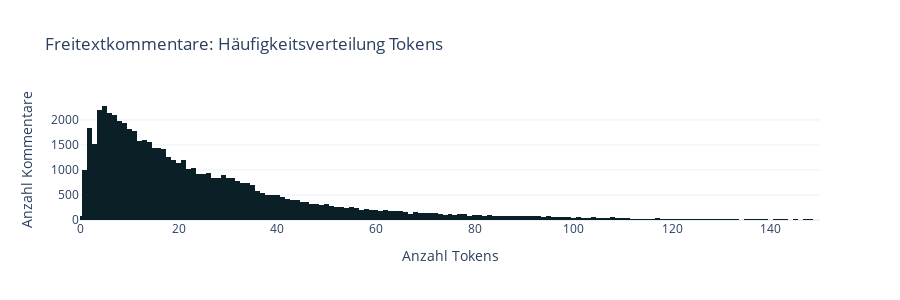

Notebook source saved alongside this figure:
### Code cell
fig = px.histogram(
    df_text,
    x="Kommentar_Tokens",
    range_x = [0,150],
    title="Freitextkommentare: Häufigkeitsverteilung Tokens",
    #color = "year",
    labels={'Kommentar_Tokens':'Anzahl Tokens'},
    color_discrete_sequence=color_discrete_sequence,
    height=300,
    template=template)
    
fig.update_layout(yaxis_title="Anzahl Kommentare")

# Overlay both histograms
#fig.update_layout(barmode='overlay')

# Reduce opacity to see both histograms
#fig.update_traces(opacity=0.5)

fig.show()

pio.write_image(fig,"images/fig-token-hist.svg") #save fig as png

### Figure 1 — Plotly figure (JSON) as saved in the notebook; plotly's stock layout.template omitted (floating-point values rounded to 4 significant figures; data arrays with more than 128 entries replaced by an {"elided": "..."} marker saying what was removed)
{"data": [{"alignmentgroup": "True", "bingroup": "x", "hovertemplate": "Anzahl Tokens=%{x}<br>count=%{y}<extra></extra>", "legendgroup": "", "marker": {"color": "#0B1F26", "pattern": {"shape": ""}}, "name": "", "offsetgroup": "", "orientation": "v", "showlegend": false, "type": "histogram", "x": {"elided": "61160 int values"}, "xaxis": "x", "yaxis": "y"}], "layout": {"barmode": "relative", "height": 300, "legend": {"tracegroupgap": 0}, "title": {"text": "Freitextkommentare: Häufigkeitsverteilung Tokens"}, "xaxis": {"anchor": "y", "domain": [0, 1], "range": [0, 150], "title": {"text": "Anzahl Tokens"}}, "yaxis": {"anchor": "x", "domain": [0, 1], "title": {"text": "Anzahl Kommentare"}}}}
